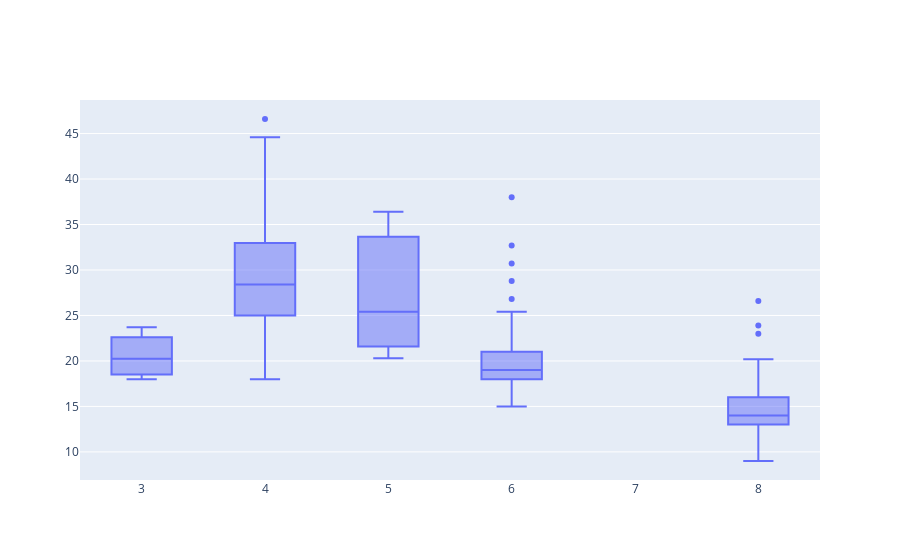

Notebook code for this chart:
### Code cell
predictors = df.columns[1:] # exploring the relationship between mpg and everything else

fig = go.Figure()

fig.add_trace(go.Box(x=df.cylinders, y=df.mpg))
fig.show()

### Figure 1 — Plotly figure (JSON) as saved in the notebook; plotly's stock layout.template omitted (floating-point values rounded to 4 significant figures; data arrays with more than 128 entries replaced by an {"elided": "..."} marker saying what was removed)
{"data": [{"type": "box", "x": {"elided": "392 int values"}, "y": {"elided": "392 float values"}}], "layout": {}}
